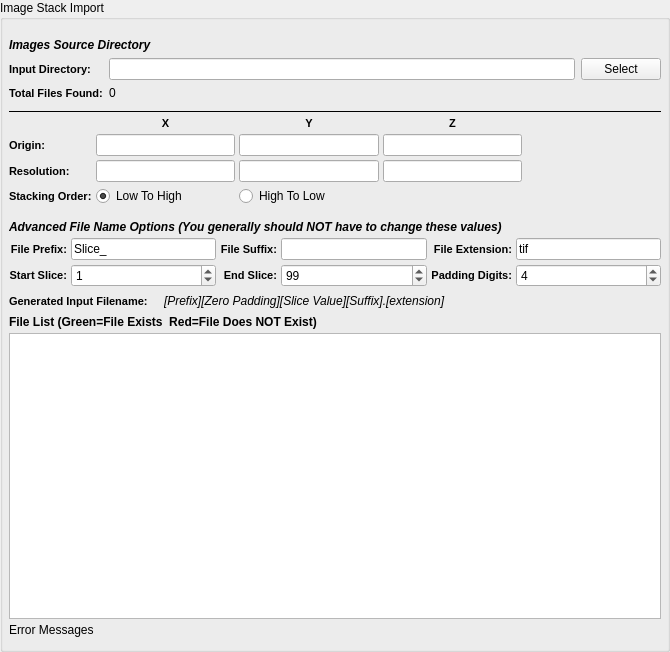
<?xml version="1.0" encoding="UTF-8"?>
<ui version="4.0">
 <class>QImportImageStackWidget</class>
 <widget class="QFilterWidget" name="QImportImageStackWidget">
  <property name="geometry">
   <rect>
    <x>0</x>
    <y>0</y>
    <width>670</width>
    <height>652</height>
   </rect>
  </property>
  <property name="windowTitle">
   <string>Form</string>
  </property>
  <property name="title">
   <string>Image Stack Import</string>
  </property>
  <layout class="QGridLayout" name="gridLayout_3">
   <property name="leftMargin">
    <number>6</number>
   </property>
   <property name="topMargin">
    <number>12</number>
   </property>
   <property name="rightMargin">
    <number>6</number>
   </property>
   <property name="bottomMargin">
    <number>12</number>
   </property>
   <property name="spacing">
    <number>4</number>
   </property>
   <item row="6" column="0">
    <layout class="QGridLayout" name="gridLayout_20">
     <item row="1" column="0">
      <widget class="QLabel" name="label_50">
       <property name="styleSheet">
        <string notr="true">QLabel {
font-weight: bold;
font-size: 11px;
}</string>
       </property>
       <property name="text">
        <string>Start Slice:</string>
       </property>
       <property name="alignment">
        <set>Qt::AlignRight|Qt::AlignTrailing|Qt::AlignVCenter</set>
       </property>
      </widget>
     </item>
     <item row="1" column="1">
      <widget class="QSpinBox" name="m_ZStartIndex">
       <property name="minimumSize">
        <size>
         <width>75</width>
         <height>0</height>
        </size>
       </property>
       <property name="toolTip">
        <string>Which file index to start the import at.</string>
       </property>
       <property name="maximum">
        <number>1000000</number>
       </property>
       <property name="value">
        <number>1</number>
       </property>
      </widget>
     </item>
     <item row="1" column="2">
      <widget class="QLabel" name="label_51">
       <property name="styleSheet">
        <string notr="true">QLabel {
font-weight: bold;
font-size: 11px;
}</string>
       </property>
       <property name="text">
        <string>End Slice:</string>
       </property>
       <property name="alignment">
        <set>Qt::AlignRight|Qt::AlignTrailing|Qt::AlignVCenter</set>
       </property>
      </widget>
     </item>
     <item row="1" column="3">
      <widget class="QSpinBox" name="m_ZEndIndex">
       <property name="minimumSize">
        <size>
         <width>75</width>
         <height>0</height>
        </size>
       </property>
       <property name="toolTip">
        <string>The file index to stop the import at. (Inclusive)</string>
       </property>
       <property name="maximum">
        <number>1000000</number>
       </property>
       <property name="value">
        <number>99</number>
       </property>
      </widget>
     </item>
     <item row="1" column="4">
      <widget class="QLabel" name="label_21">
       <property name="styleSheet">
        <string notr="true">QLabel {
font-weight: bold;
font-size: 11px;
}</string>
       </property>
       <property name="text">
        <string>Padding Digits:</string>
       </property>
       <property name="alignment">
        <set>Qt::AlignRight|Qt::AlignTrailing|Qt::AlignVCenter</set>
       </property>
      </widget>
     </item>
     <item row="1" column="5">
      <widget class="QSpinBox" name="m_TotalDigits">
       <property name="toolTip">
        <string>The number of digits to allow for the slice index.</string>
       </property>
       <property name="value">
        <number>4</number>
       </property>
      </widget>
     </item>
     <item row="0" column="0">
      <widget class="QLabel" name="label_32">
       <property name="styleSheet">
        <string notr="true">QLabel {
font-weight: bold;
font-size: 11px;
}</string>
       </property>
       <property name="text">
        <string>File Prefix:</string>
       </property>
       <property name="alignment">
        <set>Qt::AlignRight|Qt::AlignTrailing|Qt::AlignVCenter</set>
       </property>
      </widget>
     </item>
     <item row="0" column="1">
      <widget class="QLineEdit" name="m_FilePrefix">
       <property name="toolTip">
        <string>The front part of the input file name</string>
       </property>
       <property name="text">
        <string>Slice_</string>
       </property>
      </widget>
     </item>
     <item row="0" column="2">
      <widget class="QLabel" name="label_13">
       <property name="styleSheet">
        <string notr="true">QLabel {
font-weight: bold;
font-size: 11px;
}</string>
       </property>
       <property name="text">
        <string>File Suffix:</string>
       </property>
       <property name="alignment">
        <set>Qt::AlignRight|Qt::AlignTrailing|Qt::AlignVCenter</set>
       </property>
      </widget>
     </item>
     <item row="0" column="3">
      <widget class="QLineEdit" name="m_FileSuffix">
       <property name="toolTip">
        <string>The part of the filename that comes AFTER the slice index</string>
       </property>
      </widget>
     </item>
     <item row="0" column="4">
      <widget class="QLabel" name="label_56">
       <property name="styleSheet">
        <string notr="true">QLabel {
font-weight: bold;
font-size: 11px;
}</string>
       </property>
       <property name="text">
        <string>File Extension:</string>
       </property>
       <property name="alignment">
        <set>Qt::AlignRight|Qt::AlignTrailing|Qt::AlignVCenter</set>
       </property>
      </widget>
     </item>
     <item row="0" column="5">
      <widget class="QLineEdit" name="m_FileExt">
       <property name="toolTip">
        <string>The file extension of the input files</string>
       </property>
       <property name="text">
        <string>tif</string>
       </property>
      </widget>
     </item>
    </layout>
   </item>
   <item row="5" column="0">
    <widget class="QLabel" name="label_58">
     <property name="styleSheet">
      <string notr="true">QLabel 
{
	font-style: italic;font-weight: bold;
font-size: 12px;
}</string>
     </property>
     <property name="text">
      <string>Advanced File Name Options (You generally should NOT have to change these values)</string>
     </property>
    </widget>
   </item>
   <item row="4" column="0">
    <layout class="QGridLayout" name="gridLayout_2">
     <property name="bottomMargin">
      <number>10</number>
     </property>
     <item row="2" column="0">
      <widget class="QLabel" name="label_2">
       <property name="styleSheet">
        <string notr="true">QLabel {
font-weight: bold;
font-size: 11px;
}</string>
       </property>
       <property name="text">
        <string>Resolution:</string>
       </property>
      </widget>
     </item>
     <item row="1" column="0">
      <widget class="QLabel" name="label">
       <property name="styleSheet">
        <string notr="true">QLabel {
font-weight: bold;
font-size: 11px;
}</string>
       </property>
       <property name="text">
        <string>Origin:</string>
       </property>
      </widget>
     </item>
     <item row="2" column="3">
      <widget class="QLineEdit" name="zRes"/>
     </item>
     <item row="1" column="2">
      <widget class="QLineEdit" name="yOrigin"/>
     </item>
     <item row="1" column="3">
      <widget class="QLineEdit" name="zOrigin"/>
     </item>
     <item row="2" column="2">
      <widget class="QLineEdit" name="yRes"/>
     </item>
     <item row="2" column="1">
      <widget class="QLineEdit" name="xRes"/>
     </item>
     <item row="1" column="1">
      <widget class="QLineEdit" name="xOrigin"/>
     </item>
     <item row="0" column="1">
      <widget class="QLabel" name="label_3">
       <property name="styleSheet">
        <string notr="true">QLabel {
font-weight: bold;
font-size: 11px;
}</string>
       </property>
       <property name="text">
        <string>X</string>
       </property>
       <property name="alignment">
        <set>Qt::AlignCenter</set>
       </property>
      </widget>
     </item>
     <item row="0" column="2">
      <widget class="QLabel" name="label_4">
       <property name="styleSheet">
        <string notr="true">QLabel {
font-weight: bold;
font-size: 11px;
}</string>
       </property>
       <property name="text">
        <string>Y</string>
       </property>
       <property name="alignment">
        <set>Qt::AlignCenter</set>
       </property>
      </widget>
     </item>
     <item row="0" column="3">
      <widget class="QLabel" name="label_6">
       <property name="styleSheet">
        <string notr="true">QLabel {
font-weight: bold;
font-size: 11px;
}</string>
       </property>
       <property name="text">
        <string>Z</string>
       </property>
       <property name="alignment">
        <set>Qt::AlignCenter</set>
       </property>
      </widget>
     </item>
     <item row="0" column="4" rowspan="3">
      <spacer name="horizontalSpacer">
       <property name="orientation">
        <enum>Qt::Horizontal</enum>
       </property>
       <property name="sizeHint" stdset="0">
        <size>
         <width>40</width>
         <height>20</height>
        </size>
       </property>
      </spacer>
     </item>
     <item row="3" column="0">
      <widget class="QLabel" name="label_7">
       <property name="styleSheet">
        <string notr="true">QLabel {
font-weight: bold;
font-size: 11px;
}</string>
       </property>
       <property name="text">
        <string>Stacking Order:</string>
       </property>
      </widget>
     </item>
     <item row="3" column="1">
      <widget class="QRadioButton" name="m_StackLowToHigh">
       <property name="text">
        <string>Low To High</string>
       </property>
       <property name="checked">
        <bool>true</bool>
       </property>
      </widget>
     </item>
     <item row="3" column="2">
      <widget class="QRadioButton" name="m_StackHighToLow">
       <property name="text">
        <string>High To Low</string>
       </property>
      </widget>
     </item>
    </layout>
   </item>
   <item row="3" column="0">
    <widget class="Line" name="line_9">
     <property name="frameShadow">
      <enum>QFrame::Plain</enum>
     </property>
     <property name="orientation">
      <enum>Qt::Horizontal</enum>
     </property>
    </widget>
   </item>
   <item row="0" column="0">
    <layout class="QGridLayout" name="gridLayout">
     <property name="topMargin">
      <number>6</number>
     </property>
     <property name="bottomMargin">
      <number>6</number>
     </property>
     <property name="spacing">
      <number>6</number>
     </property>
     <item row="0" column="0" colspan="3">
      <widget class="QLabel" name="label_5">
       <property name="styleSheet">
        <string notr="true">QLabel 
{
	font-style: italic;font-weight: bold;
font-size: 12px;
}</string>
       </property>
       <property name="text">
        <string>Images Source Directory</string>
       </property>
      </widget>
     </item>
     <item row="1" column="0">
      <widget class="QLabel" name="label_29">
       <property name="toolTip">
        <string>The directory that contains the .ang or .ctf files</string>
       </property>
       <property name="styleSheet">
        <string notr="true">QLabel {
font-weight: bold;
font-size: 11px;
}</string>
       </property>
       <property name="text">
        <string>Input Directory:</string>
       </property>
      </widget>
     </item>
     <item row="1" column="1">
      <widget class="QFSDropLineEdit" name="m_InputDir"/>
     </item>
     <item row="1" column="2">
      <widget class="QPushButton" name="m_InputDirBtn">
       <property name="text">
        <string>Select</string>
       </property>
      </widget>
     </item>
     <item row="2" column="0">
      <widget class="QLabel" name="label_47">
       <property name="styleSheet">
        <string notr="true">QLabel {
font-weight: bold;
font-size: 11px;
}</string>
       </property>
       <property name="text">
        <string>Total Files Found:</string>
       </property>
      </widget>
     </item>
     <item row="2" column="1">
      <widget class="QLabel" name="m_TotalSlices">
       <property name="text">
        <string>0</string>
       </property>
      </widget>
     </item>
    </layout>
   </item>
   <item row="10" column="0">
    <widget class="QLabel" name="m_ErrorMessage">
     <property name="text">
      <string>Error Messages</string>
     </property>
    </widget>
   </item>
   <item row="9" column="0">
    <widget class="QListWidget" name="m_FileListView">
     <property name="sizePolicy">
      <sizepolicy hsizetype="Expanding" vsizetype="MinimumExpanding">
       <horstretch>0</horstretch>
       <verstretch>0</verstretch>
      </sizepolicy>
     </property>
     <property name="toolTip">
      <string>The list of files that will be imported in the order they will be imported into the HDF5 Ebsd File</string>
     </property>
    </widget>
   </item>
   <item row="8" column="0">
    <widget class="QLabel" name="label_57">
     <property name="font">
      <font>
       <weight>75</weight>
       <italic>false</italic>
       <bold>true</bold>
      </font>
     </property>
     <property name="text">
      <string>File List (Green=File Exists  Red=File Does NOT Exist)</string>
     </property>
    </widget>
   </item>
   <item row="7" column="0">
    <layout class="QHBoxLayout" name="_6">
     <item>
      <widget class="QLabel" name="label_17">
       <property name="styleSheet">
        <string notr="true">QLabel {
font-weight: bold;
font-size: 11px;
}</string>
       </property>
       <property name="text">
        <string>Generated Input Filename:</string>
       </property>
      </widget>
     </item>
     <item>
      <spacer name="horizontalSpacer_24">
       <property name="orientation">
        <enum>Qt::Horizontal</enum>
       </property>
       <property name="sizeType">
        <enum>QSizePolicy::Fixed</enum>
       </property>
       <property name="sizeHint" stdset="0">
        <size>
         <width>12</width>
         <height>20</height>
        </size>
       </property>
      </spacer>
     </item>
     <item>
      <widget class="QLabel" name="m_GeneratedFileNameExample">
       <property name="font">
        <font>
         <italic>true</italic>
        </font>
       </property>
       <property name="text">
        <string>[Prefix][Zero Padding][Slice Value][Suffix].[extension]</string>
       </property>
      </widget>
     </item>
     <item>
      <spacer name="horizontalSpacer_25">
       <property name="orientation">
        <enum>Qt::Horizontal</enum>
       </property>
       <property name="sizeHint" stdset="0">
        <size>
         <width>40</width>
         <height>20</height>
        </size>
       </property>
      </spacer>
     </item>
    </layout>
   </item>
  </layout>
 </widget>
 <customwidgets>
  <customwidget>
   <class>QFSDropLineEdit</class>
   <extends>QLineEdit</extends>
   <header location="global">QFSDropLineEdit.h</header>
  </customwidget>
  <customwidget>
   <class>QFilterWidget</class>
   <extends>QGroupBox</extends>
   <header location="global">QFilterWidget.h</header>
   <container>1</container>
  </customwidget>
 </customwidgets>
 <resources/>
 <connections/>
</ui>
